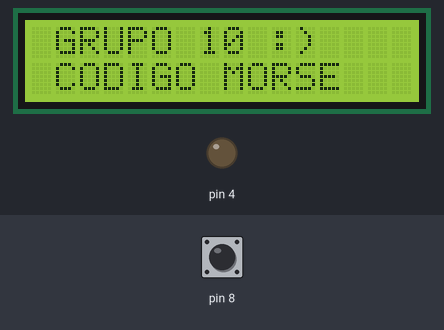
A sketch run on a simulated Arduino Mega 2560, built with avr-gcc and run on an emulated ATmega2560. Parts: 16×2 character LCD, output pins drawn as LEDs (lit = HIGH). Dashed ring = blinking. Inputs (shaded band) come from the test bench; at power-on: pin 8 HIGH. What the sketch prints to the serial monitor is not drawn.

Above: at 0.1 s.
4.3 s: pin 8 driven LOW
At 5.0 s:
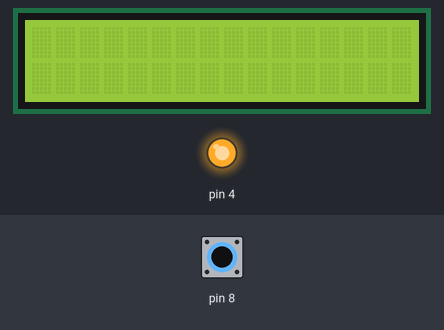
5.8 s: pin 8 driven HIGH
At 7.8 s:
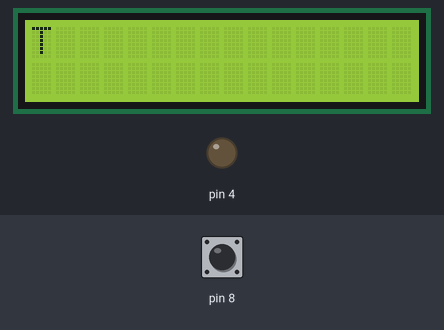
8.1 s: pin 8 driven LOW
At 9.1 s:
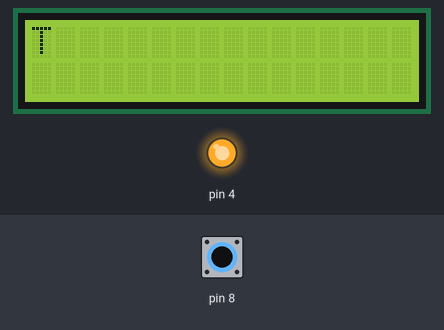
9.6 s: pin 8 driven HIGH
At 10.8 s:
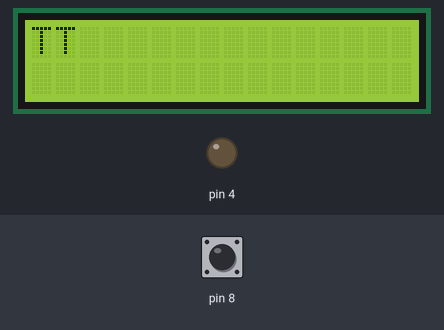
11.8 s: pin 8 pulsed LOW 2 times (0.12 s each, 0.3 s apart)
At 12.16 s:
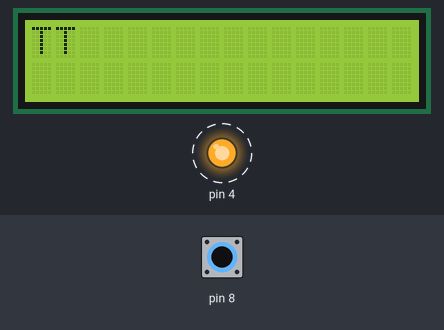
13.9 s: pin 8 pulsed LOW 5 times (0.12 s each, 0.3 s apart)
At 16.4 s:
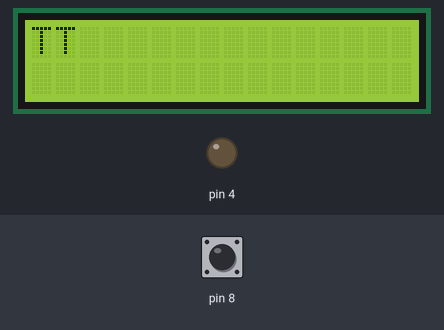
Timing chart, 0 to 17.9 s (numbered marks = the images above; inputs shaded):
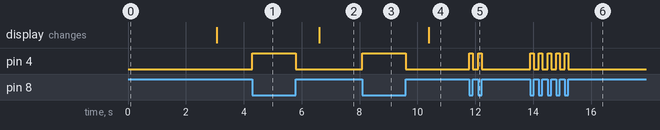

Measured:
- after the input at 4.3 s, pin 4: LOW → HIGH at once
- after the input at 5.8 s, pin 4: HIGH → LOW at once; the display: changes after 0.80 s (image 2)
- after the input at 8.1 s, pin 4: LOW → HIGH at once
- after the input at 9.6 s, pin 4: HIGH → LOW at once; the display: changes after 0.80 s (image 4)
- after the input at 11.8 s, pin 4: alternates HIGH for 0.12 s and LOW for 0.18 s, 4 changes in all, then stays LOW, starting at once
- after the input at 13.9 s, pin 4: alternates HIGH for 0.12 s and LOW for 0.18 s, 10 changes in all, then stays LOW, starting at once

The sketch:

codigo_mose2_funcionando.ino
```cpp
#include <Wire.h>
#include <LiquidCrystal.h>


//Se configuran los componentes: Lcd, pulsador, led.
LiquidCrystal lcd(12,11,30,31,32,33);

unsigned long duracion,t1,t2;
String code = "";

int i = 0;

void setup()
{
 pinMode(8, INPUT);
 pinMode(4, OUTPUT);
 Serial.begin(9600);
 lcd.begin(16,2);
 lcd.clear();
 lcd.setCursor(0,0);
 lcd.print(" GRUPO 10 :)");
 lcd.setCursor(0,1);
 lcd.print(" CODIGO MORSE");
 delay(3000);
 lcd.clear();
}
void loop()
{
SiguientePulso:
  while (digitalRead(8) == HIGH) {}
  t1 = millis(); //tiempo boton presionado
  digitalWrite(4, HIGH); //LED enciende
  while (digitalRead(8) == LOW) {}
  t2 = millis(); //tiempo de boton sin accionar
  digitalWrite(4, LOW); //LED apagado
  duracion = t2 - t1; //calcular el tiempo de presion del boton
  if (duracion > 100)
  {
    code += pulso();
    while ((millis() - t2) < 800)
    {
      if (digitalRead(8) == LOW)
      {
        goto SiguientePulso;
      }
    }
    decodificar();
  }
}
char pulso()
{
  if (duracion < 700 && duracion > 100)
  {
    Serial.print(".");
    return '.'; //si el boton se presiona por menosde 0.6 segundos, es un punto
  }
  else if (duracion > 700)
  {
    Serial.print("-");
    return '-'; //si el boton se presiona por mas de 0.6 segundos, es una raya
  }
}
void decodificar()
{
  static String letras[] =
  {
    ".-", "-...", "-.-.", "-..", ".", "..-.",
    "--.", "....", "..", ".---", "-.-", ".-..",
    "--", "-.", "---", ".--.", "--.-", ".-.",
    "...", "-", "..-", "...-", ".--", "-..-",
    "-.--", "--..", "E"
  };
  int x = 0;
  int y = 0;
  if (code == "......")
  {
    lcd.clear();
    x = -1;
    y = 0;
    pantalla();
    delay(500);
    //Print(".");
    Serial.print(".");
  }
  else if (code == ".....")
  {
    Print(" ");
    Serial.print(" "); //Espacio para separar letras
  }
  else
  {
    while (letras[i] != "E")
    {
      if (letras[i] == code)
      {
        Print((char)('A' + i));
        Serial.print(char('A' + i));
        break;
      }
      i++;
    }
    if (letras[i] == "E")
    {
      //Print("");
      Serial.println("Error"); //si la entrada no coincide con una letra de la matriz emitir error
    }
  }
  code = "";
}

void Print(String &s)
{
  for (int i = 0; i < s.length(); i++)
  {
  pantalla();
  lcd.print(s[i]);
  }
}
void Print(char s)
{
 pantalla();
 lcd.print(s);
}
void Print(char *s)
{
  for (int i = 0; i < strlen(s); i++)
  {
    pantalla();
    lcd.print(s[i]);
  }
}

int y = 0, x = 0;
void pantalla()
{
  lcd.setCursor(x, y);
  x++;
  if (x >= 16)
  {
    x = 0;
    y++;
  }
  if (y >= 2)
  {
    lcd.clear();
    x = y = 0;
  }
}

//void setup() {
  // put your setup code here, to run once:

//}

//void loop() {
  // put your main code here, to run repeatedly:

//}
```
